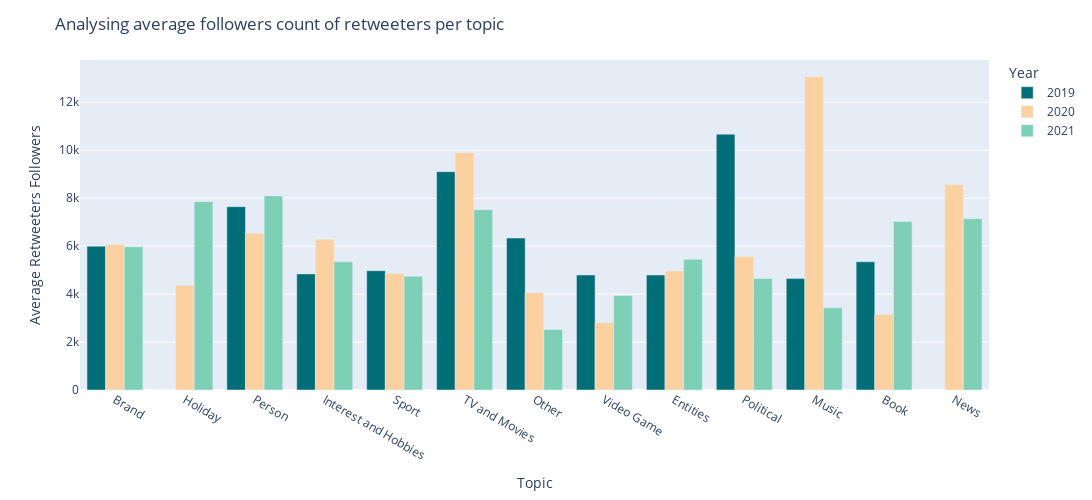

Notebook code for this chart:
### Markdown cell above
### Analysing average followers count of retweeters per topic

### Code cell
retweeters_info_chart(df_retweeters_chars, topics_categories, "Topic", 'Average Retweeters Followers', "Analysing average followers count of retweeters per topic", offline_charts)

### Figure 1 — Plotly figure (JSON) as saved in the notebook; plotly's stock layout.template omitted (floating-point values rounded to 4 significant figures)
{"data": [{"alignmentgroup": "True", "hovertemplate": "Year=2019<br>Topic=%{x}<br>Average Retweeters Followers=%{y}<extra></extra>", "legendgroup": "2019", "marker": {"color": "#006D77", "pattern": {"shape": ""}}, "name": "2019", "offsetgroup": "2019", "orientation": "v", "showlegend": true, "textposition": "auto", "x": ["Brand", "Holiday", "Person", "Interest and Hobbies", "Sport", "TV and Movies", "Other", "Video Game", "Entities", "Political", "Music", "Book"], "xaxis": "x", "y": [5996, 0, 7644, 4842, 4974, 9105, 6338, 4796, 4797, 10669, 4646, 5347], "yaxis": "y", "type": "bar"}, {"alignmentgroup": "True", "hovertemplate": "Year=2020<br>Topic=%{x}<br>Average Retweeters Followers=%{y}<extra></extra>", "legendgroup": "2020", "marker": {"color": "#FBD1A2", "pattern": {"shape": ""}}, "name": "2020", "offsetgroup": "2020", "orientation": "v", "showlegend": true, "textposition": "auto", "x": ["Brand", "Holiday", "Person", "Interest and Hobbies", "Sport", "TV and Movies", "Other", "Video Game", "Entities", "Political", "Music", "Book", "News"], "xaxis": "x", "y": [6064, 4363, 6535, 6287, 4862, 9898, 4054, 2809, 4966, 5563, 13073, 3144, 8568], "yaxis": "y", "type": "bar"}, {"alignmentgroup": "True", "hovertemplate": "Year=2021<br>Topic=%{x}<br>Average Retweeters Followers=%{y}<extra></extra>", "legendgroup": "2021", "marker": {"color": "#7DCFB6", "pattern": {"shape": ""}}, "name": "2021", "offsetgroup": "2021", "orientation": "v", "showlegend": true, "textposition": "auto", "x": ["Brand", "Holiday", "Person", "Interest and Hobbies", "Sport", "TV and Movies", "Other", "Video Game", "Entities", "Political", "Music", "Book", "News"], "xaxis": "x", "y": [5970, 7855, 8095, 5346, 4745, 7516, 2526, 3938, 5448, 4649, 3425, 7028, 7138], "yaxis": "y", "type": "bar"}], "layout": {"xaxis": {"anchor": "y", "domain": [0.0, 1.0], "title": {"text": "Topic"}, "categoryorder": "array", "categoryarray": ["Brand", "Holiday", "Person", "Interest and Hobbies", "Sport", "TV and Movies", "Other", "Video Game", "Entities", "Political", "Music", "Book", "News"]}, "yaxis": {"anchor": "x", "domain": [0.0, 1.0], "title": {"text": "Average Retweeters Followers"}}, "legend": {"title": {"text": "Year"}, "tracegroupgap": 0}, "margin": {"t": 60}, "barmode": "group", "title": {"text": "Analysing average followers count of retweeters per topic"}, "width": 1100, "height": 500}}
